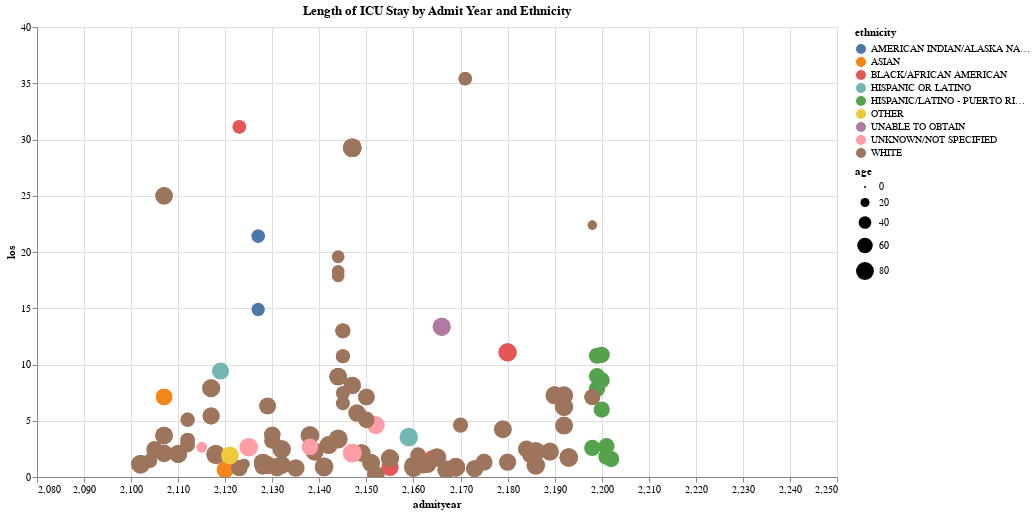

Write notebook code for a chart like this one.
### Code cell
alt.Chart(alt_scatterplot, title = "Length of ICU Stay by Admit Year and Ethnicity").mark_point(filled = True).encode(
    alt.X('admityear', scale=alt.Scale(domain=[2080, 2250])),
    alt.Y('los'),
    alt.Color('ethnicity'),
    alt.Size ('age'),
    alt.OpacityValue(1.5),
     tooltip = [alt.Tooltip('admityear'),
               alt.Tooltip('los'),
               alt.Tooltip('ethnicity'),
               alt.Tooltip('age')]
).interactive().properties(width = 800, height = 450)

### Figure 1 — Vega-Lite specification as saved in the notebook (floating-point values rounded to 4 significant figures; data arrays with more than 128 entries replaced by an {"elided": "..."} marker saying what was removed)
{"config": {"view": {"continuousWidth": 300, "continuousHeight": 300}}, "data": {"name": "data-f594253f31298ba9c05eea6e7efe9beb"}, "mark": {"type": "point", "filled": true}, "encoding": {"color": {"field": "ethnicity", "type": "nominal"}, "opacity": {"value": 1.5}, "size": {"field": "age", "type": "quantitative"}, "tooltip": [{"field": "admityear", "type": "quantitative"}, {"field": "los", "type": "quantitative"}, {"field": "ethnicity", "type": "nominal"}, {"field": "age", "type": "quantitative"}], "x": {"field": "admityear", "scale": {"domain": [2080, 2250]}, "type": "quantitative"}, "y": {"field": "los", "type": "quantitative"}}, "height": 450, "params": [{"name": "param_1", "select": {"type": "interval", "encodings": ["x", "y"]}, "bind": "scales"}], "title": "Length of ICU Stay by Admit Year and Ethnicity", "width": 800, "$schema": "https://vega.github.io/schema/vega-lite/v5.8.0.json", "datasets": {"data-f594253f31298ba9c05eea6e7efe9beb": {"elided": "158 records"}}}
